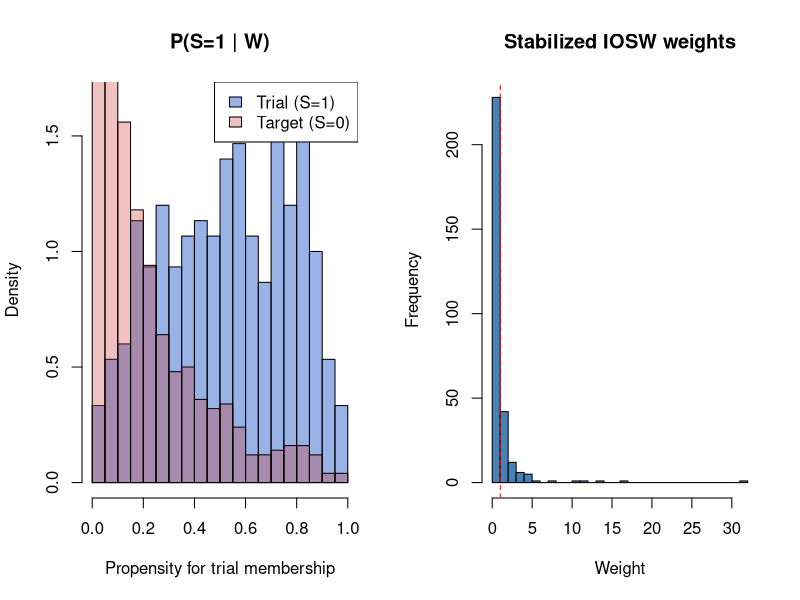
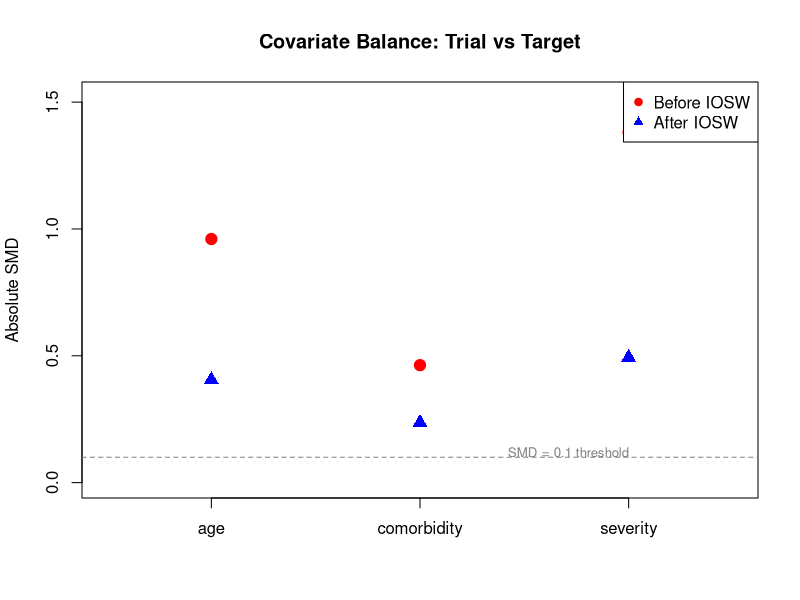

These figures' R source, in order:
## ---- chunk 1
#| label: fig-study-membership
#| fig-cap: "Propensity for study membership: overlap between trial and target population"
#| code-fold: false

set.seed(2026)

# Simulate trial and target populations
n_trial <- 300
n_target <- 1000

# Trial enrolls younger, healthier patients
trial_age <- rnorm(n_trial, mean = 55, sd = 8)
trial_comorbidity <- rbinom(n_trial, 1, 0.15)
trial_severity <- rnorm(n_trial, mean = 2, sd = 0.8)

# Target population is older, sicker
target_age <- rnorm(n_target, mean = 65, sd = 12)
target_comorbidity <- rbinom(n_target, 1, 0.40)
target_severity <- rnorm(n_target, mean = 3.5, sd = 1.2)

# Combine
combined <- data.frame(
  age = c(trial_age, target_age),
  comorbidity = c(trial_comorbidity, target_comorbidity),
  severity = c(trial_severity, target_severity),
  S = c(rep(1, n_trial), rep(0, n_target))
)

# Fit study membership model
ps_model <- glm(S ~ age + comorbidity + severity,
                data = combined, family = binomial)
combined$ps <- predict(ps_model, type = "response")

# Plot
par(mfrow = c(1, 2))

# Propensity score distribution
hist(combined$ps[combined$S == 1], breaks = 30, col = rgb(0.2, 0.4, 0.8, 0.5),
     main = "P(S=1 | W)", xlab = "Propensity for trial membership",
     xlim = c(0, 1), freq = FALSE)
hist(combined$ps[combined$S == 0], breaks = 30, col = rgb(0.8, 0.2, 0.2, 0.3),
     add = TRUE, freq = FALSE)
legend("topright", c("Trial (S=1)", "Target (S=0)"),
       fill = c(rgb(0.2, 0.4, 0.8, 0.5), rgb(0.8, 0.2, 0.2, 0.3)))

# IOSW weights
trial_idx <- combined$S == 1
iosw <- (1 - combined$ps[trial_idx]) / combined$ps[trial_idx]
iosw_stabilized <- iosw / mean(iosw)

hist(iosw_stabilized, breaks = 30, col = "steelblue",
     main = "Stabilized IOSW weights", xlab = "Weight")
abline(v = 1, lty = 2, col = "red")

par(mfrow = c(1, 1))

cat(sprintf("Effective sample size: %.0f / %d (%.0f%%)\n",
            sum(iosw_stabilized)^2 / sum(iosw_stabilized^2),
            n_trial,
            100 * (sum(iosw_stabilized)^2 / sum(iosw_stabilized^2)) / n_trial))
## ---- chunk 2
#| label: fig-smd-transport
#| fig-cap: "Standardized mean differences before and after IOSW reweighting"
#| code-fold: false

# Compute standardized mean differences
compute_smd <- function(x_trial, x_target, weights = NULL) {
  if (is.null(weights)) {
    mean_diff <- mean(x_trial) - mean(x_target)
  } else {
    mean_diff <- weighted.mean(x_trial, weights) - mean(x_target)
  }
  pooled_sd <- sqrt((var(x_trial) + var(x_target)) / 2)
  return(mean_diff / pooled_sd)
}

covars <- c("age", "comorbidity", "severity")
smd_before <- sapply(covars, function(v)
  compute_smd(combined[[v]][trial_idx], combined[[v]][!trial_idx]))
smd_after <- sapply(covars, function(v)
  compute_smd(combined[[v]][trial_idx], combined[[v]][!trial_idx],
              weights = iosw_stabilized))

smd_df <- data.frame(
  covariate = rep(covars, 2),
  smd = c(smd_before, smd_after),
  status = rep(c("Before IOSW", "After IOSW"), each = length(covars))
)

# Dot plot
plot(1:length(covars), abs(smd_before), pch = 19, col = "red", cex = 1.5,
     xlim = c(0.5, length(covars) + 0.5), ylim = c(0, max(abs(smd_before)) * 1.1),
     xlab = "", ylab = "Absolute SMD", main = "Covariate Balance: Trial vs Target",
     xaxt = "n")
points(1:length(covars), abs(smd_after), pch = 17, col = "blue", cex = 1.5)
axis(1, at = 1:length(covars), labels = covars)
abline(h = 0.1, lty = 2, col = "gray50")
text(length(covars), 0.12, "SMD = 0.1 threshold", col = "gray50", cex = 0.8, adj = 1)
legend("topright", c("Before IOSW", "After IOSW"),
       pch = c(19, 17), col = c("red", "blue"))
## ---- chunk 3
#| label: sate-vs-pate
#| code-fold: false

set.seed(2026)

# --- Data generation with effect modification ---
n_trial <- 300
n_target <- 1000

# Trial population (younger)
W_trial <- rnorm(n_trial, mean = 55, sd = 8)
A_trial <- rbinom(n_trial, 1, 0.5)  # randomized

# Target population (older)
W_target <- rnorm(n_target, mean = 65, sd = 12)

# Treatment effect INCREASES with age (effect modification)
# Y = 10 + 0.1*age + A * (0.5 + 0.05 * (age - 50)) + noise
# At age 55: effect = 0.5 + 0.05*5 = 0.75
# At age 65: effect = 0.5 + 0.05*15 = 1.25
tau <- function(age) 0.5 + 0.05 * (age - 50)

Y_trial <- 10 + 0.1 * W_trial + A_trial * tau(W_trial) + rnorm(n_trial, 0, 1)

# SATE: treatment effect estimated in trial
sate_est <- mean(Y_trial[A_trial == 1]) - mean(Y_trial[A_trial == 0])

# True SATE (analytical)
true_sate <- mean(tau(W_trial))

# True PATE (analytical)
true_pate <- mean(tau(W_target))

# IOSW-transported estimate
combined_w <- c(W_trial, W_target)
combined_s <- c(rep(1, n_trial), rep(0, n_target))
ps_fit <- glm(combined_s ~ combined_w, family = binomial)
ps_hat <- predict(ps_fit, type = "response")
ps_trial <- ps_hat[1:n_trial]
iosw <- (1 - ps_trial) / ps_trial
iosw_stab <- iosw / mean(iosw)

pate_iosw <- weighted.mean(Y_trial[A_trial == 1], iosw_stab[A_trial == 1]) -
             weighted.mean(Y_trial[A_trial == 0], iosw_stab[A_trial == 0])

cat("=== SATE vs PATE with Effect Modification ===\n")
cat(sprintf("True SATE (trial population):   %.3f\n", true_sate))
cat(sprintf("Estimated SATE (naive):         %.3f\n", sate_est))
cat(sprintf("True PATE (target population):  %.3f\n", true_pate))
cat(sprintf("Estimated PATE (IOSW):          %.3f\n", pate_iosw))
cat(sprintf("\nDivergence (PATE - SATE):       %.3f\n", true_pate - true_sate))
cat("\nThe target population is older, and the treatment effect\n")
cat("increases with age, so PATE > SATE.\n")
